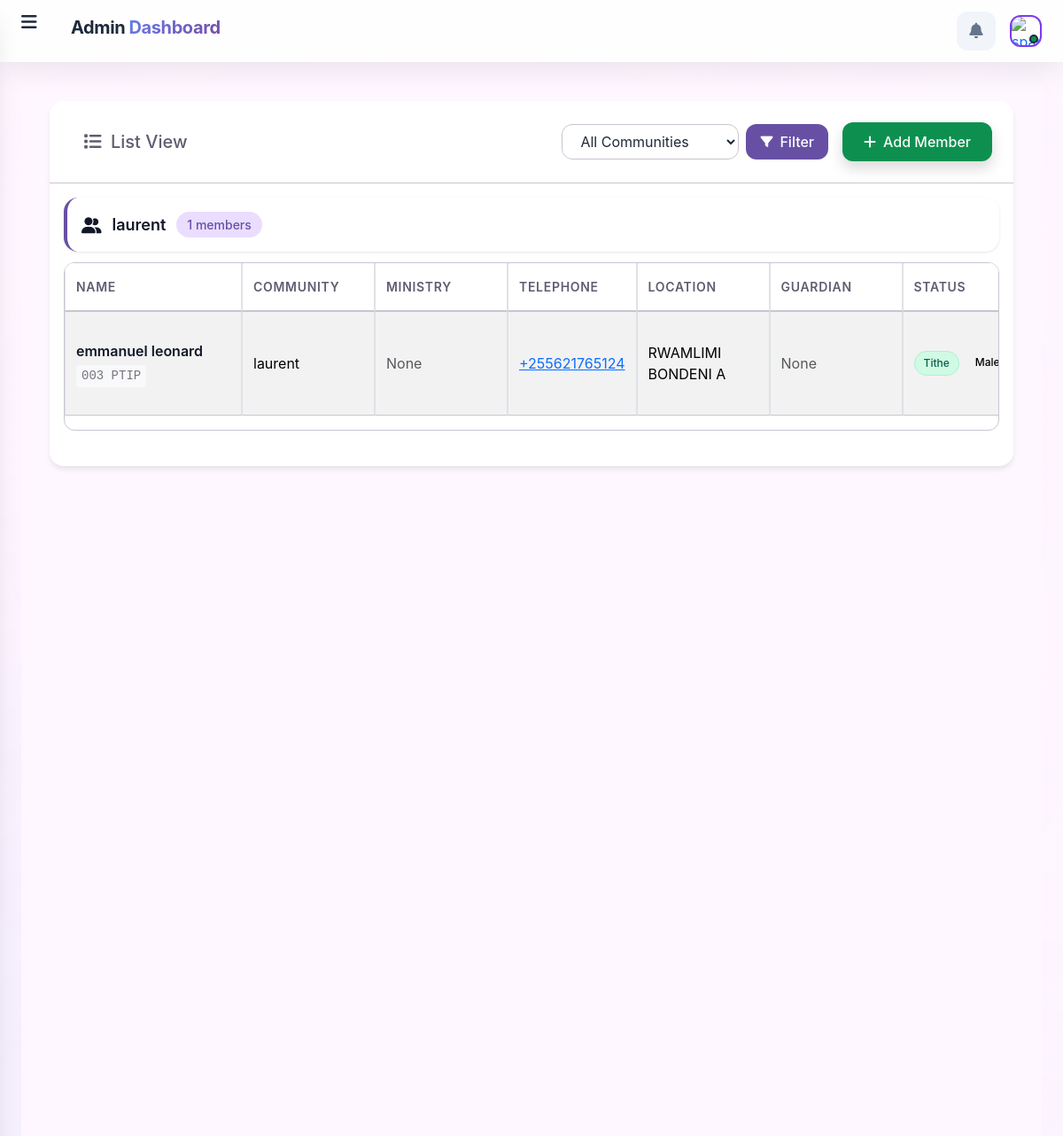
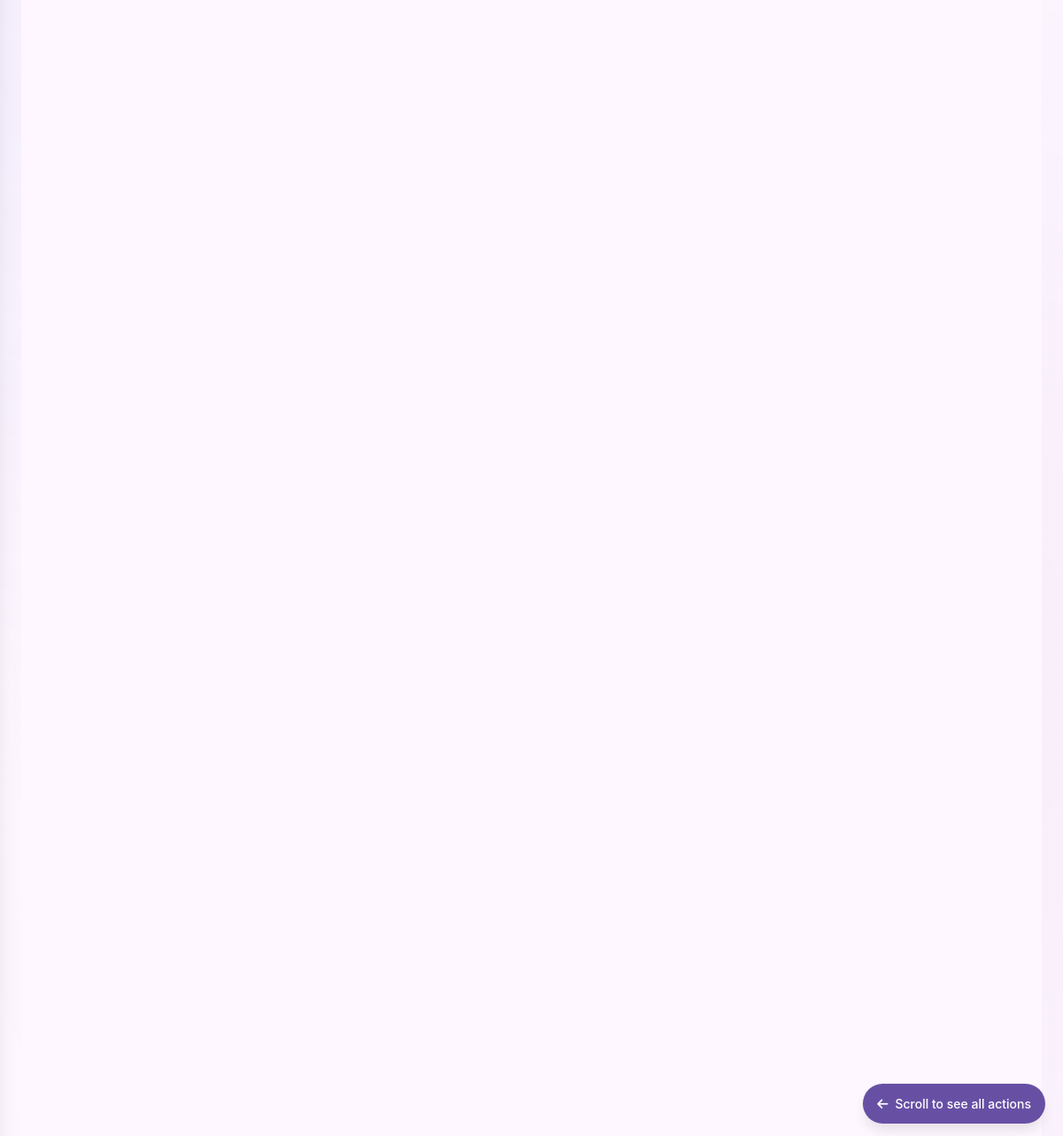
The page /members/table/ (signed in) on the database its author committed (2 pictures, top to bottom).
### member/models.py (models this page shows, shortened)
class Community(models.Model):
    name = models.CharField(max_length=255, unique=True)
    created_at = models.DateTimeField(auto_now_add=True)
    updated_at = models.DateTimeField(auto_now=True)

class Member(models.Model):
    MEMBERSHIP_CATEGORY_CHOICES = [
        ('elder', 'Elder'),
        ('youth', 'Youth'),
        ('child', 'Child'),
    ]
    name = models.CharField(max_length=255)
    code = models.CharField(max_length=50, help_text="001PT", null=True, blank=True)
    active = models.BooleanField(default=True)
    shepherd = models.ForeignKey(Community, on_delete=models.CASCADE, null=True, blank=True, related_name='members')
    ministry = models.ForeignKey(Ministry, on_delete=models.CASCADE, null=True, blank=True, related_name='members')
    telephone = PhoneNumberField(max_length=255, null=True, blank=True, help_text=' Eg. +255 ')
    location = models.CharField(max_length=255, blank=True, null=True)
    fathers_name = models.CharField(max_length=255, null=True, blank=True)
    mothers_name = models.CharField(max_length=255, null=True, blank=True)
    guardians_name = models.CharField(max_length=255, null=True, blank=True)
    GENDER_CHOICES = [
        ('male', 'Male'),
        ('female', 'Female'),
    ]
    gender = models.CharField(max_length=10, choices=GENDER_CHOICES, null=True, blank=True)
    pays_tithe = models.BooleanField(default=False)
    working = models.BooleanField(default=False)
    schooling = models.BooleanField(default=False)
    picture = models.ImageField(upload_to=upload_image_path, null=True, blank=True)
    transfered = models.BooleanField(default=False)
    transfer_update = models.CharField(max_length=250, null=True, blank=True)
    membership_category = models.CharField(max_length=10, choices=MEMBERSHIP_CATEGORY_CHOICES, null=True, blank=True, help_text="Distinguishes between Elders, Youth, and Children")
    objects = MemberManager()
    class Meta:
        ordering = ['name']
        verbose_name_plural = 'Members'

### member/views.py (the view)
# urls.py: path('table/', table_members, name="table_members"),
@login_required
def table_members(request):
    template = "members/table.html"
    community_filter = request.GET.get('community', '')
    members = Member.objects.all()
    if community_filter:
        members = members.filter(shepherd__name__icontains=community_filter)
    profile, created = UserProfile.objects.get_or_create(user=request.user)
    paginator = Paginator(members, 23)
    page_number = request.GET.get('page', 1)
    try:
        page_obj = paginator.get_page(page_number)
    except PageNotAnInteger:
        page_obj = paginator.get_page(1)
    except EmptyPage:
        page_obj = paginator.get_page(paginator.num_pages)
    grouped_members = []
    current_member = list(page_obj.object_list)
    def get_shepherd_name(member):
        return member.shepherd.name if member.shepherd else ""
    current_member.sort(key=get_shepherd_name)
    for shepherd, members in groupby(current_member, key=lambda x: x.shepherd):
        members_list = list(members)
        grouped_members.append({
            'shepherd': shepherd,
            'members': members_list,
            'count': len(members_list)
        })
    shepherds = CommunityLeader.objects.all()
    communities = Community.objects.all().order_by('name')
    context = {
        "profile": profile,
        "grouped_members": grouped_members,
        "page_obj": page_obj,
        "total": paginator.count,
        "shepherds": shepherds,
        "communities": communities,
        "selected_community": community_filter,
        "total_tithe": Member.objects.pays_tithe().count(),
        "total_new_believers": Member.objects.filter(gender='female').count(),
        "total_schooling": Member.objects.schooling().count(),
        "total_working": Member.objects.working().count(),
        "total_delete": Member.objects.filter(active=False).count(),
        "status": "all",
    }
    return render(request, template, context)

### templates/members/table.html (shortened to what this page needs)
{% extends 'base.html' %}
{% load static %}
{% block content %}
<div class="dashboard-wrapper">
    <div class="container-fluid dashboard-content">
        <div class="col-xl-12 col-lg-12 col-md-12 col-sm-12 col-12">
            <div class="card">
                <div class="card-header">
                    <h5>
                        <a href="{% url 'list_members' %}" class="mr-4">
                            <i class="fas fa-fw fa-list mr-2"></i>List View
                        </a>
                    </h5>
                    <div class="filter-section">
                        <form method="get" action="{% url 'table_members' %}" class="filter-form">
                            <select name="community" class="filter-select">
                                <option value="">All Communities</option>
                            </select>
                            <button type="submit" class="filter-btn">
                                <i class="fa fa-filter"></i>
                                <span>Filter</span>
                            </button>
                        </form>
                    </div>
                    <a href="{% url 'add_member' %}" class="btn btn-success shadow text-light">
                        <i class="fa fa-plus mr-2"></i>Add Member
                    </a>
                </div>
                <div class="card-body">
                    <div class="scroll-hint" id="scrollHint">
                        <i class="fas fa-arrow-left"></i>
                        <span>Scroll to see all actions</span>
                    </div>
                    {% if grouped_members %}
                        {% for group in grouped_members %}
                            <div class="shepherd-group">
                                <div class="shepherd-header">
                                    <div class="shepherd-title">
                                        {% if group.shepherd %}
                                            <i class="fas fa-user-friends"></i>
                                            {{ group.shepherd.name }}
                                            <span class="shepherd-count">{{ group.count }} members</span>
                                        {% else %}
                                            <span class="no-shepherd-title">
                                                <i class="fas fa-question-circle"></i>
                                                No Community Assigned
                                                <span class="shepherd-count">{{ group.count }} members</span>
                                            </span>
                                        {% endif %}
                                    </div>
                                </div>
                                <div class="table-scroll-container">
                                    <table class="table table-striped table-bordered">
                                        <thead>
                                            <tr>
                                                <th>Name</th>
                                                <th>Community</th>
                                                <th>Ministry</th>
                                                <th>Telephone</th>
                                                <th>Location</th>
                                                <th>Guardian</th>
                                                <th>Status</th>
                                            </tr>
                                        </thead>
                                        <tbody>
                                            {% for member in group.members %}
                                            <tr>
                                                <td>
                                                    <div class="member-info-cell">
                                                        <span class="member-name">{{ member.name }}</span>
                                                        {% if member.code %}
                                                        <span class="member-code">{{ member.code }}</span>
                                                        {% endif %}
                                                    </div>
                                                </td>
                                                <td>
                                                    {% if member.shepherd %}
                                                    {{ member.shepherd.name }}
                                                    {% else %}
                                                    <span class="text-muted">None</span>
                                                    {% endif %}
                                                </td>
                                                <td>
                                                    {% if member.ministry %}
                                                    {{ member.ministry.name }}
                                                    {% else %}
                                                    <span class="text-muted">None</span>
                                                    {% endif %}
                                                </td>
                                                <td>
                                                    {% if member.telephone %}
                                                    <a href="tel:{{ member.telephone }}" class="text-primary">
                                                        {{ member.telephone }}
                                                    </a>
                                                    {% else %}
                                                    <span class="text-muted">No contact</span>
                                                    {% endif %}
                                                </td>
                                                <td>
                                                    {% if member.location %}
                                                    {{ member.location }}
                                                    {% else %}
                                                    <span class="text-muted">None</span>
                                                    {% endif %}
                                                </td>
                                                <td>
                                                    {% if member.guardians_name %}
                                                    {{ member.guardians_name }}
                                                    {% else %}
                                                    <span class="text-muted">None</span>
                                                    {% endif %}
                                                </td>
                                                <td>
                                                    <div class="status-badges">
                                                        {% if member.pays_tithe %}
                                                            <span class="status-badge badge-tithe">Tithe</span>
                                                        {% endif %}
                                                        {% if member.gender %}
                                                            <span class="status-badge badge-gender">{{ member.get_gender_display }}</span>
                                                        {% endif %}
                                                    </div>
                                                </td>
                                            </tr>
                                            {% endfor %}
                                        </tbody>
                                    </table>
                                </div>
                            </div>
                        {% endfor %}
                    {% endif %}
                </div>
            </div>
        </div>
    </div>
</div>
{% endblock content %}

### rows shown on the page
Community: shepherd.name "laurent", count "1"
Member: name "emmanuel leonard", code "003 PTIP", shepherd.name "laurent", shows "None", telephone "+255621765124", location "RWAMLIMI BONDENI A", pays_tithe "Tithe", gender "Male"
